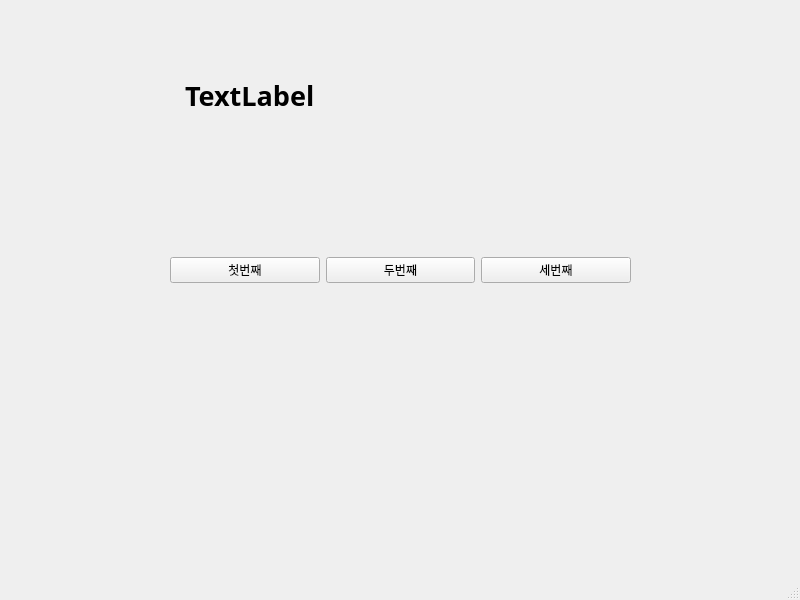
<?xml version="1.0" encoding="UTF-8"?>
<ui version="4.0">
 <class>MainWindow</class>
 <widget class="QMainWindow" name="MainWindow">
  <property name="geometry">
   <rect>
    <x>0</x>
    <y>0</y>
    <width>800</width>
    <height>600</height>
   </rect>
  </property>
  <property name="windowTitle">
   <string>MainWindow</string>
  </property>
  <widget class="QWidget" name="centralwidget">
   <widget class="QWidget" name="horizontalLayoutWidget">
    <property name="geometry">
     <rect>
      <x>170</x>
      <y>180</y>
      <width>461</width>
      <height>181</height>
     </rect>
    </property>
    <layout class="QHBoxLayout" name="horizontalLayout">
     <item>
      <widget class="QPushButton" name="pushButton">
       <property name="text">
        <string>첫번째</string>
       </property>
      </widget>
     </item>
     <item>
      <widget class="QPushButton" name="pushButton_2">
       <property name="text">
        <string>두번째</string>
       </property>
      </widget>
     </item>
     <item>
      <widget class="QPushButton" name="pushButton_3">
       <property name="text">
        <string>세번째</string>
       </property>
      </widget>
     </item>
    </layout>
   </widget>
   <widget class="QLabel" name="label">
    <property name="geometry">
     <rect>
      <x>185</x>
      <y>40</y>
      <width>441</width>
      <height>111</height>
     </rect>
    </property>
    <property name="font">
     <font>
      <family>맑은 고딕</family>
      <pointsize>20</pointsize>
      <weight>75</weight>
      <bold>true</bold>
     </font>
    </property>
    <property name="text">
     <string>TextLabel</string>
    </property>
   </widget>
  </widget>
  <widget class="QMenuBar" name="menubar">
   <property name="geometry">
    <rect>
     <x>0</x>
     <y>0</y>
     <width>800</width>
     <height>21</height>
    </rect>
   </property>
  </widget>
  <widget class="QStatusBar" name="statusbar"/>
 </widget>
 <resources/>
 <connections>
  <connection>
   <sender>pushButton</sender>
   <signal>clicked()</signal>
   <receiver>MainWindow</receiver>
   <slot>firstClick()</slot>
   <hints>
    <hint type="sourcelabel">
     <x>230</x>
     <y>293</y>
    </hint>
    <hint type="destinationlabel">
     <x>247</x>
     <y>335</y>
    </hint>
   </hints>
  </connection>
  <connection>
   <sender>pushButton_2</sender>
   <signal>clicked()</signal>
   <receiver>MainWindow</receiver>
   <slot>secondClick()</slot>
   <hints>
    <hint type="sourcelabel">
     <x>396</x>
     <y>294</y>
    </hint>
    <hint type="destinationlabel">
     <x>413</x>
     <y>333</y>
    </hint>
   </hints>
  </connection>
  <connection>
   <sender>pushButton_3</sender>
   <signal>clicked()</signal>
   <receiver>MainWindow</receiver>
   <slot>thirdClick()</slot>
   <hints>
    <hint type="sourcelabel">
     <x>559</x>
     <y>292</y>
    </hint>
    <hint type="destinationlabel">
     <x>559</x>
     <y>326</y>
    </hint>
   </hints>
  </connection>
 </connections>
 <slots>
  <slot>firstClick()</slot>
  <slot>secondClick()</slot>
  <slot>thirdClick()</slot>
 </slots>
</ui>
